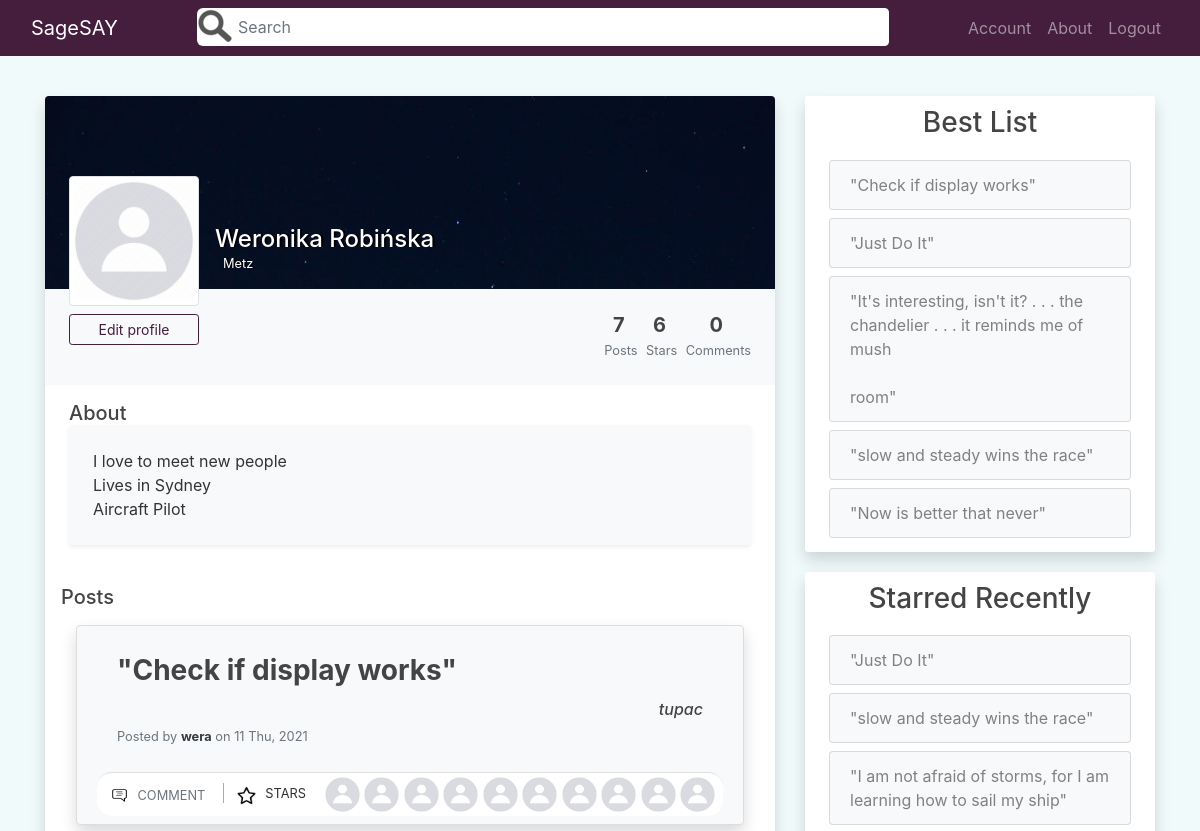
Before: /user/wera (signed in, upper part) with the older database file.
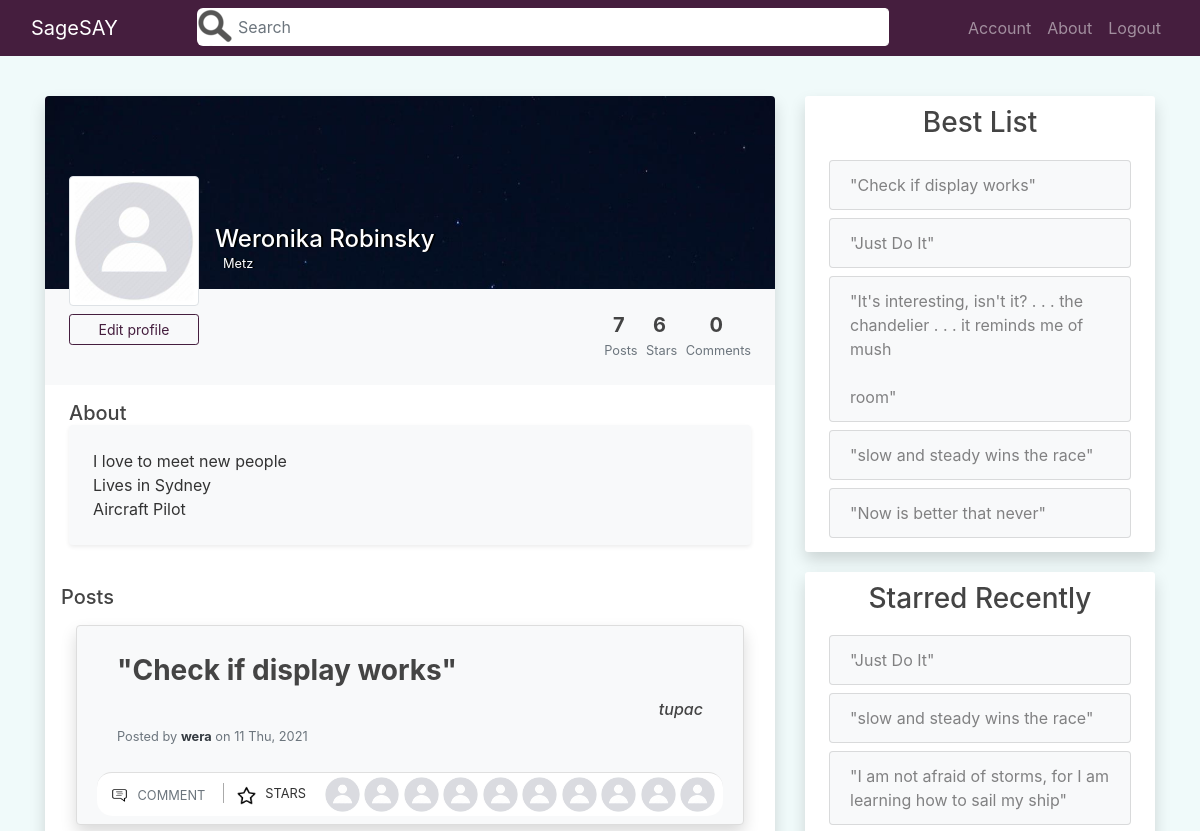
After: the same page with the newer database file.
### quotes_app/models.py (models this page shows, shortened)
class User(db.Model, UserMixin):
    id = db.Column(db.Integer, primary_key=True)
    username = db.Column(db.String(20), unique=True, nullable=False)
    email = db.Column(db.String(120), unique=True, nullable=False)
    image_file = db.Column(db.String(20), nullable=False, default='default.jpg')
    password = db.Column(db.String(60), nullable=False)
    posts = db.relationship('Post', backref='posted_by', lazy=True)
    comments = db.relationship('Comment', backref='comment_author', lazy=True)
    likes = db.relationship('Like', backref='like_author', lazy=True)
    more_info = db.relationship('MoreInfoUser', backref='info_author', lazy=True)
    like_comments = db.relationship('LikeComment', backref='like_comment_author', lazy=True)

class MoreInfoUser(db.Model):
    id = db.Column(db.Integer, primary_key=True)
    last_update = db.Column(db.DateTime, nullable=False, default=dt.utcnow)
    background_pic = db.Column(db.String(20), nullable=False, default='profile_bg.jpg')
    full_name = db.Column(db.String(120), nullable=False, default='Adam Smith')
    city = db.Column(db.String(90), nullable=False, default='Sydney')
    about = db.Column(db.Text, nullable=False, default='I love to meet new people<br>Lives in Sydney<br>Aircraft Pilot')
    user_id = db.Column(db.Integer, db.ForeignKey('user.id'), nullable=False)

class Post(db.Model):
    id = db.Column(db.Integer, primary_key=True)
    author = db.Column(db.String(100), nullable=False, default='Anonymous')
    content = db.Column(db.Text, nullable=False)
    date_posted = db.Column(db.DateTime, nullable=False, default=dt.utcnow)
    user_id = db.Column(db.Integer, db.ForeignKey('user.id'), nullable=False)
    comments = db.relationship('Comment', backref='comment_post', lazy=True)
    likes = db.relationship('Like', backref='like_post', lazy=True)

### quotes_app/users/routes.py (the view)
@users.route("/user/<string:username>", methods=['GET', 'POST'])
@login_required
def user_profile(username):
    schform = SearchForm()
    page = request.args.get('page', 1, type=int)
    if schform.schsubmit.data and schform.validate_on_submit():
        if schform.query.data != '':
            return redirect(url_for('main.home', sch=schform.query.data))
        else:
            return redirect(url_for('users.user_profile', username=username, page=page))
    post_id = request.args.get('star', type=int)
    user = User.query.filter_by(username=username).first_or_404()
    if post_id:
        update_like_table(current_user, post_id)
        return redirect(url_for('users.user_profile', username=username, page=page))
    about_user = MoreInfoUser.query.filter_by(info_author=user).first()
    posts, num_posts, num_likes, num_comments = get_posts_num_plc(user)
    posts = posts.paginate(page=page, per_page=PER_PAGE)
    posts_data = prepare_posts_display(posts.items, 10)
    best_posts = get_best_posts_user(user, BEST_TREND)
    recent_stars = get_recent_stars_user(user, BEST_TREND)
    background_image = url_for('static',
        filename='background_pics/' + about_user.background_pic)
    return render_template('users/user_profile.html', title=username, posts=posts,
        posts_data=posts_data, schform=schform, user=user, about_user=about_user,
        background_image=background_image, num_posts=num_posts,
        num_likes=num_likes, num_comments=num_comments, best_posts=best_posts,
        recent_stars=recent_stars)

### quotes_app/templates/users/user_profile.html (shortened to what this page needs)
{% extends "main/layout.html" %}
{% block content %}
<div class="col-md-8">
    <div class="mx-auto">
        <div class="bg-white mb-4 shadow rounded overflow-hidden">
            <div class="px-4 pt-0 pb-4 cover" style="background-image: url('{{ background_image }}')">
                <div class="media align-items-end profile-head">
                    <div class="profile mr-3">
                        <img src="{{ url_for('static', filename='profile_pics/' + user.image_file) }}" alt="..." width="130" class="rounded mb-2 img-thumbnail img-profile">
                        {% if current_user == user %}
                            <a href="{{ url_for('users.update_profile', username=user.username) }}" class="btn btn-outline-violet btn-sm btn-block">Edit profile</a>
                        {% endif %}
                        </div>
                    <div class="media-body mb-5">
                        <h4 class="mt-0 mb-0 text-white name-city-shadow">{{ about_user.full_name }}</h4>
                        <p class="small mb-4 text-white name-city-shadow"> {{ about_user.city }}</p>
                    </div>
                </div>
            </div>
            <div class="bg-light p-4 d-flex justify-content-end text-center">
                <ul class="list-inline mb-0">
                    <li class="list-inline-item">
                        <h5 class="font-weight-bold mb-0 d-block">{{ num_posts }}</h5><small class="text-muted"> Posts</small>
                    </li>
                    <li class="list-inline-item">
                        <h5 class="font-weight-bold mb-0 d-block">{{ num_likes }}</h5><small class="text-muted"> Stars</small>
                    </li>
                    <li class="list-inline-item">
                        <h5 class="font-weight-bold mb-0 d-block">{{ num_comments }}</h5><small class="text-muted"> Comments</small>
                    </li>
                </ul>
            </div>
            <div class="px-4 py-3">
                <h5 class="mb-0">About</h5>
                <div class="p-4 rounded shadow-sm bg-light">
                    {{ about_user.about | safe }}
                </div>
            </div>
            <div class="py-4 px-3">
                <div class="d-flex align-items-center justify-content-between mb-3">
                    <h5 class="mb-0">Posts</h5>
                </div>
                <div class="container">
                    {% for post in posts_data %}
                        <div class="card rounded shadow bg-light py-2 mb-5">
                            <div class="card-body">
                                <div class="row">
                                    <div class="col-12 link-post-content">
                                        <a href="{{ url_for('posts.post', post_id=post[-2].id) }}"><h3 class="card-title "><b>"{{ post[-2].content | safe }}"</b></h3></a>
                                    </div>
                                    <div class="col-12 d-flex justify-content-end text-center">
                                        <h6><i>{{ post[-2].author }}</i></h6>
                                    </div>
                                    <div class="col mt-2">
                                        <h6 class="card-subtitle mb-2 text-muted">
                                            <p class="card-text text-muted small"> Posted by <a href="{{ url_for('users.user_profile', username=post[-2].posted_by.username) }}" class="font-weight-bold text-dark"> {{ post[-2].posted_by.username }}</a> on {{ post[-2].date_posted.strftime('%-d %a, %Y') }}</p>
                                        </h6>
                                    </div>
                                </div>
                            </div>
                            <div class="card-footer bg-white p-1">
                                <div class="row">
                                    <div class="col-md-auto pr-1">
                                        <a href="{{ url_for('posts.post', post_id=post[-2].id) }}" class="btn btn-outlined btn-black text-muted bg-transparent p-1 ml-1 mr-2" data-wow-delay="0.7s">
                                            <img src="{{ url_for('static', filename='icons_photos/comment.png') }}" class="mr-1 " width="19" height="19">
                                            <small>COMMENT</small>
                                        </a>
                                        <a href="{{ url_for('users.user_profile', username=user.username, page=posts.page, star=post[-2].id) }}" class="btn btn-outlined btn-black text-muted bg-transparent p-1 ml-2 mr-0" data-wow-delay="0.7s">
                                            {% if post[-1] == True %}
                                                <img src="{{ url_for('static', filename='icons_photos/christmas-star.png') }}" width="19" height="19">
                                            {% else %}
                                                <img src="{{ url_for('static', filename='icons_photos/star.png') }}" width="19" height="19">
                                            {% endif %}
                                        </a>
                                        <small>STARS</small>
                                    </div>
                                    <div class="col-md-auto">
                                        <ul class="list-inline mb-0">
                                            {% for user in post[:-2] %}
                                            <li class="list-inline-item">
                                                <a href="{{ url_for('users.user_profile', username=user.username) }}">
                                                    <img src="{{ url_for('static', filename='profile_pics/' + user.image_file) }}" alt="DP" class=" rounded-circle" width="35" height="35">
                                                </a>
                                            </li>
                                            {% endfor %}
                                        </ul>
                                    </div>
                                </div>
                            </div>
                        </div>
                    {% endfor %}
                </div>
            </div>
        </div>
    </div>
</div>
<div class="col-md-4">
    <div class="content-section shadow">
        <div class="mb-3 text-center">
            <h3>Best List</h3>
        </div>
        <ul class="list-group">
            {% if not best_posts %}
                {% if current_user == user %}
                    <a href="{{ url_for('posts.new_post') }}"><li class="list-group-item list-group-item-light">No Adages. Add one.</li></a>
                {% else %}
                    <li class="list-group-item list-group-item-light">No Adages to show.</li>
                {% endif %}
            {% else %}
                {% for post in best_posts %}
                    <a href="{{ url_for('posts.post', post_id=post.id) }}" class="p-1"><li class="list-group-item list-group-item-light">"{{ post.content | safe }}"</li></a>
                {% endfor %}
            {% endif %}
        </ul>
    </div>
    <div class="content-section shadow">
        <div class="mb-3 text-center">
            <h3>Starred Recently</h3>
        </div>
        <ul class="list-group">
            {% if not recent_stars %}
                {% if current_user == user %}
                    <a href="{{ url_for('main.home') }}"><li class="list-group-item list-group-item-light">No Adages. Give one a star.</li></a>
                {% else %}
                    <li class="list-group-item list-group-item-light">No Adages to show.</li>
                {% endif %}
            {% else %}
                {% for post in recent_stars %}
                <a href="{{ url_for('posts.post', post_id=post.id) }}" class="p-1"><li class="list-group-item list-group-item-light">"{{ post.content | safe }}"</li></a>
                {% endfor %}
            {% endif %}
        </ul>
    </div>
</div>
{% endblock content %}

### quotes_app/templates/main/layout.html (shortened to what this page needs)
<!doctype html>
<html lang="en">
    <head>
        <link rel="stylesheet" href="https://stackpath.bootstrapcdn.com/bootstrap/4.3.1/css/bootstrap.min.css">
        <link rel="stylesheet" type="text/css" href="{{ url_for('static', filename='css/main.css') }}">
    </head>
    <body>
        <div class="content">
            <div class="navbar navbar-expand-md navbar-dark bg-violet fixed-top">
                <div class="container-fluid">
                    <div class="justify-content-between navbar-helper justify-content-center">
                        <div>
                            <a class="navbar-brand" href="{{ url_for('main.home') }}">SageSAY</a>
                        </div>
                        <div class="nav-form w-100 pr-2">
                            <form method="POST" action="">
                                <div class="input-group">
                                        <div class="search-field">
                                        </div>
                                        {{ schform.query(class="form-control pl-1 pr-0", placeholder=schform.query.label.text) }}
                                </div>
                            </form>
                        </div>
                    </div>
                    <div class="collapse navbar-collapse" id="navbarNav">
                        <div class="navbar-nav">
                            {% if current_user.is_authenticated %}
                                <a class="nav-item nav-link" href="{{ url_for('users.user_profile', username=current_user.username) }}">Account</a>
                                <a class="nav-item nav-link" href="{{ url_for('main.about') }}">About</a>
                                <a class="nav-item nav-link" href="{{ url_for('users.logout') }}">Logout</a>
                            {% else %}
                                <a class="nav-item nav-link" href="{{ url_for('main.about') }}">About</a>
                                <a class="nav-item nav-link" href="{{ url_for('users.login') }}">Login</a>
                                <a class="nav-item nav-link" href="{{ url_for('users.register') }}">Register</a>
                            {% endif %}
                        </div>
                    </div>
                </div>
            </div>
            <div role="main" class="container mt-80 align-items-stretch">
                <div class="row justify-content-center">
                    {% block content %}{% endblock content %}
                </div>
            </div>
        </div>
    </body>
</html>

Changed rows visible on the page:
changed MoreInfoUser "I love to meet new people Lives in Sydney Aircraft Pilot": full_name "Weronika Robińska" → "Weronika Robinsky"
